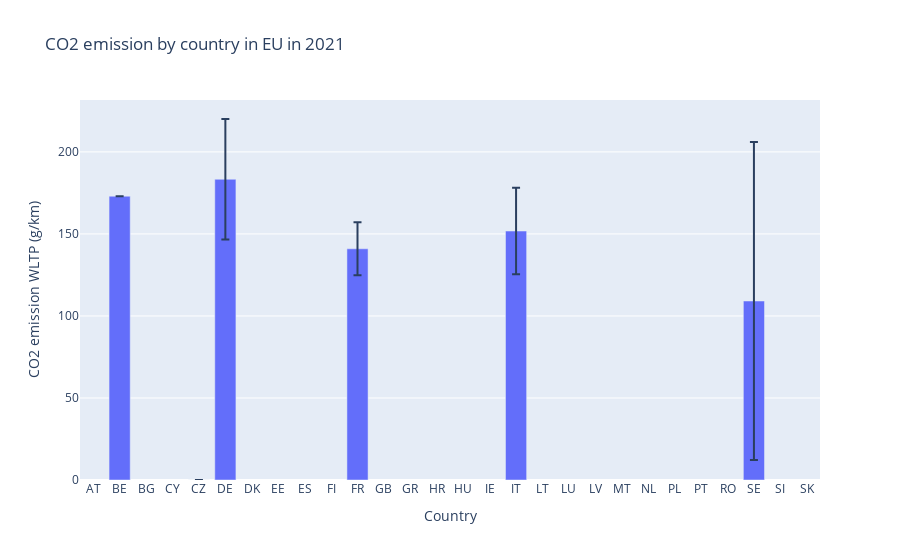

The notebook cell this image was saved under:
### Markdown cell above
# Dataset and preprocessing

<!--  -->TODO: describe dataset and how we preprocess them

### Code cell
# Bar graph with average CO2 emission per country
country_emission_mean = co2_df.groupby("Country")["Ewltp (g/km)"].mean()
country_emission_std = co2_df.groupby("Country")["Ewltp (g/km)"].std()

fig = px.bar(country_emission_mean,
    x=country_emission_mean.index,
    y="Ewltp (g/km)",
    error_y=country_emission_std,
    title="CO2 emission by country in EU in 2021",
    labels={
        "Ewltp (g/km)": "CO2 emission WLTP (g/km)"
    },
)
fig.show()

### Figure 1 — Plotly figure (JSON) as saved in the notebook; plotly's stock layout.template omitted (floating-point values rounded to 4 significant figures)
{"data": [{"alignmentgroup": "True", "error_y": {"array": [null, 0, null, null, 0, 36.74, null, null, null, null, 16.17, null, null, null, null, null, 26.41, null, null, null, null, null, null, null, null, 96.95, null, null]}, "hovertemplate": "Country=%{x}<br>CO2 emission WLTP (g/km)=%{y}<extra></extra>", "legendgroup": "", "marker": {"color": "#636efa", "pattern": {"shape": ""}}, "name": "", "offsetgroup": "", "orientation": "v", "showlegend": false, "textposition": "auto", "type": "bar", "x": ["AT", "BE", "BG", "CY", "CZ", "DE", "DK", "EE", "ES", "FI", "FR", "GB", "GR", "HR", "HU", "IE", "IT", "LT", "LU", "LV", "MT", "NL", "PL", "PT", "RO", "SE", "SI", "SK"], "xaxis": "x", "y": [null, 173, null, null, 0, 183.3, null, null, null, null, 140.9, null, null, null, null, null, 151.8, null, null, null, null, null, null, null, null, 109.1, null, null], "yaxis": "y"}], "layout": {"barmode": "relative", "legend": {"tracegroupgap": 0}, "title": {"text": "CO2 emission by country in EU in 2021"}, "xaxis": {"anchor": "y", "domain": [0, 1], "title": {"text": "Country"}}, "yaxis": {"anchor": "x", "domain": [0, 1], "title": {"text": "CO2 emission WLTP (g/km)"}}}}
